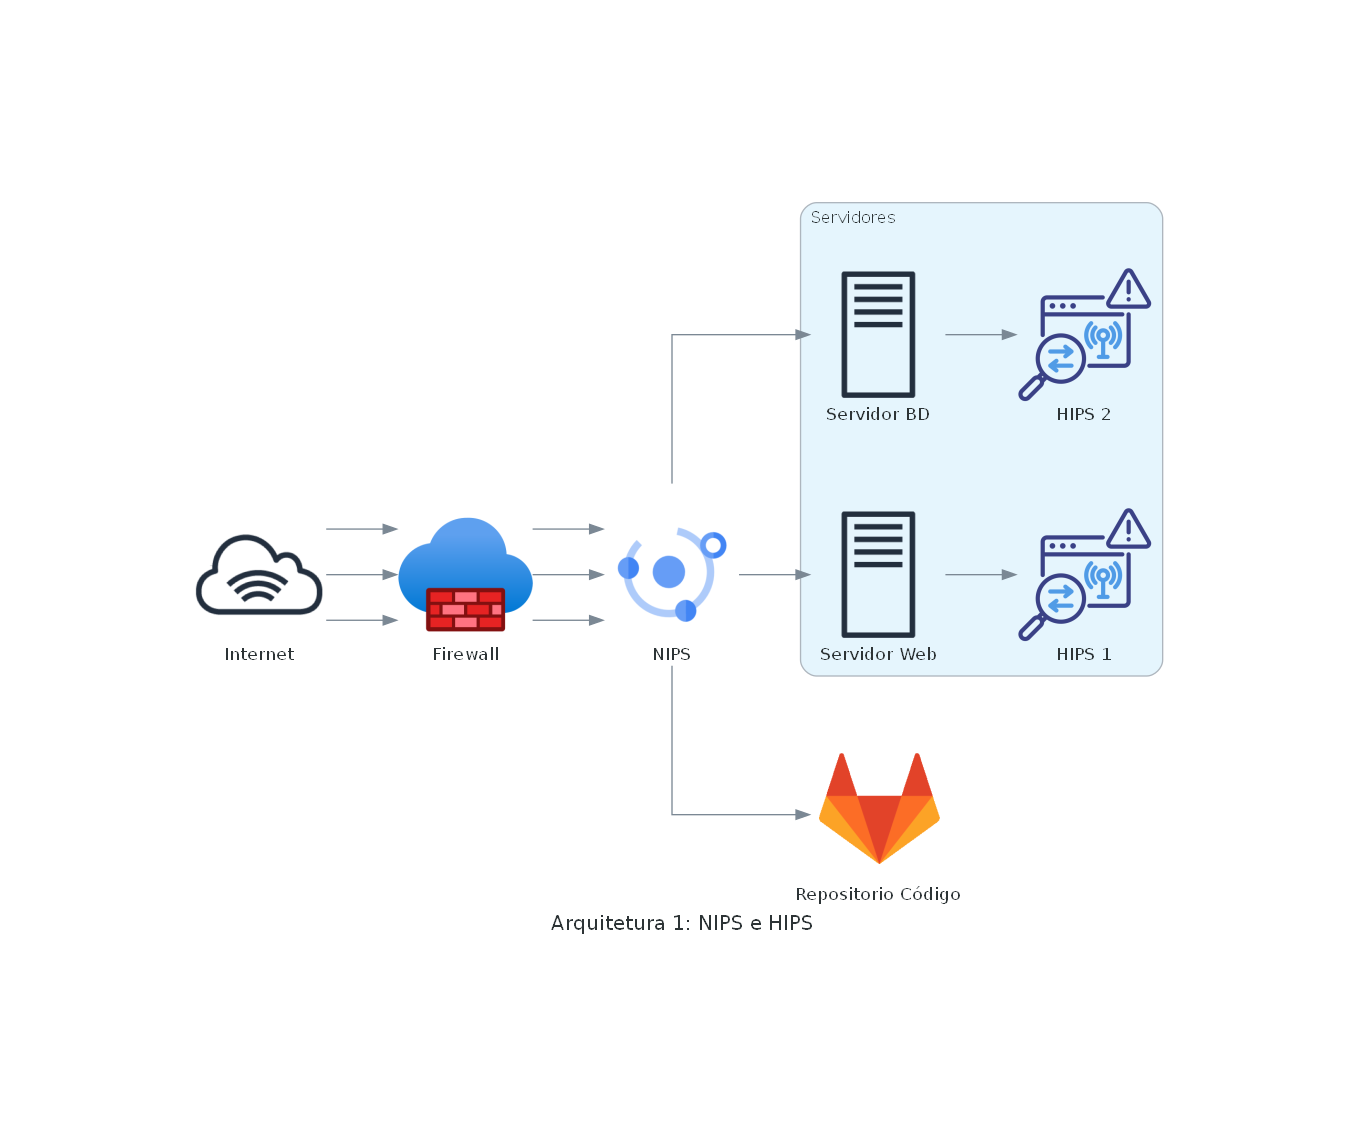

Here is the Python script that generated this plot:
from diagrams import Diagram, Cluster
from diagrams.aws.general import InternetGateway
from diagrams.azure.network import Firewall
from diagrams.gcp.security import SecurityScanner
from diagrams.aws.general import TraditionalServer
from diagrams.onprem.vcs import Gitlab
from diagrams.custom import Custom



with Diagram("Arquitetura 1: NIPS e HIPS", filename="questao_1", show=False,  outformat=["png", "dot"]):
 
    internet = InternetGateway("Internet")
    firewall = Firewall("Firewall")
    nips = SecurityScanner("NIPS")

    with Cluster("Servidores"):
        server1 = TraditionalServer("Servidor Web")
        server2 = TraditionalServer("Servidor BD")
        hips1 = Custom("HIPS 1", "../img/intrusion-detection.png")
        hips2 = Custom("HIPS 2", "../img/intrusion-detection.png")
    
    repo = Gitlab("Repositorio Código")

    internet >> firewall >> nips >> server1 >> hips1
    internet >> firewall >> nips >> server2 >> hips2
    internet >> firewall >> nips >> repo
